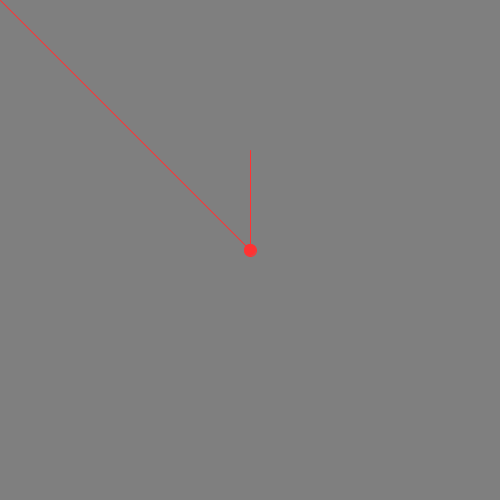
Frame 1 (no input)
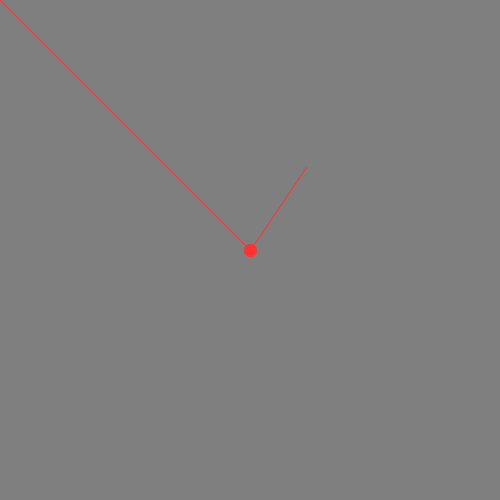
Frame 60 (the mouse pressed at the canvas centre just before this capture)
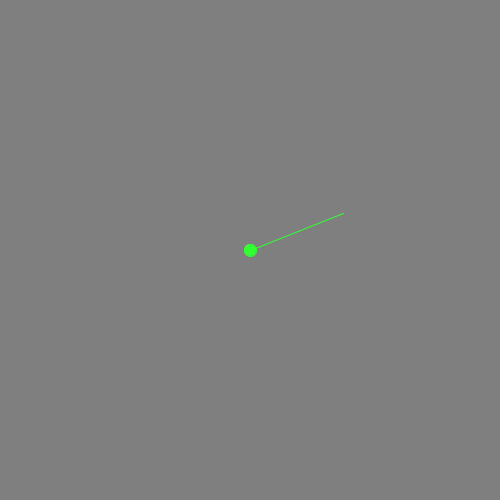
Frame 120 (the mouse held since frame 60 and released just before this capture)

The Processing sketch that drew these frames (run headless with seeded random() and noise(); from frame 60 on, the mouse is pressed at the canvas centre):

// Processing sketch: visionBall
// ── visionBall.pde
class VisionBall {
  PVector size;
  
  PVector location;
  PVector velocity;
  
  PVector mouseVector;
  
  VisionBall() {
    size = new PVector(12, 12);
    location = new PVector(width/2, height/2);
    velocity = new PVector(0, -1);
    velocity.mult(100);
    mouseVector = new PVector();
  }
  
  void display() {
    ellipse(location.x, location.y, size.x, size.y);
    line(location.x, location.y, location.x+velocity.x, location.y+velocity.y);
    line(location.x, location.y, mouseVector.x+location.x, mouseVector.y+location.y);
  }
  
  void update() {
    // Find the mouse vector relative to the object
    PVector mouse = new PVector(mouseX, mouseY);
    mouseVector = PVector.sub(mouse, location);
    
    // find the degrees between the two vectors
    float theta = PVector.angleBetween(mouseVector, velocity);
    theta = degrees(theta);
    println("theta: " + theta);
    
    // adjust stroke according to whether or not the vector is within the sight of the ball
    if (abs(theta) < 45) {
      stroke(50, 255, 50);
      fill(50, 255, 50);
    }
    else {
      stroke(255, 50, 50);
      fill(255, 50, 50);
    }
    
    // rotate theta
    float r = sqrt(pow(velocity.x, 2) + pow(velocity.y, 2));
    float t = atan(velocity.y / velocity.x);
    
    t += 0.01;
    
    velocity.y = r * sin(t);
    velocity.x = r * cos(t);
    
  }
  
}

VisionBall vb;

void setup() {
  size(500, 500);
  background(127);
  vb = new VisionBall();
}

void draw() {
  background(127);
  vb.update();
  vb.display();
}
